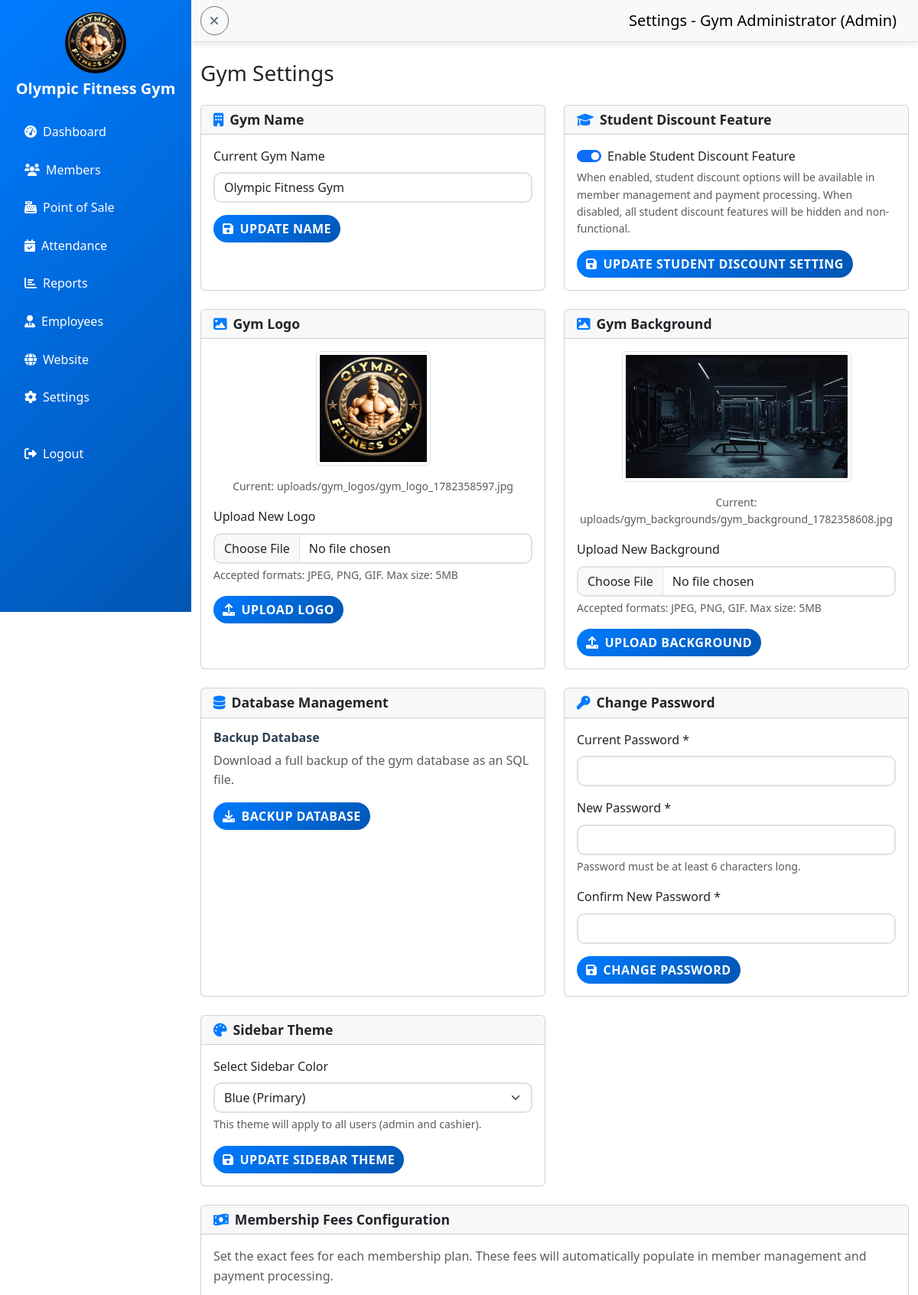
The app's page /admin/settings.php (signed in, upper part), older data.
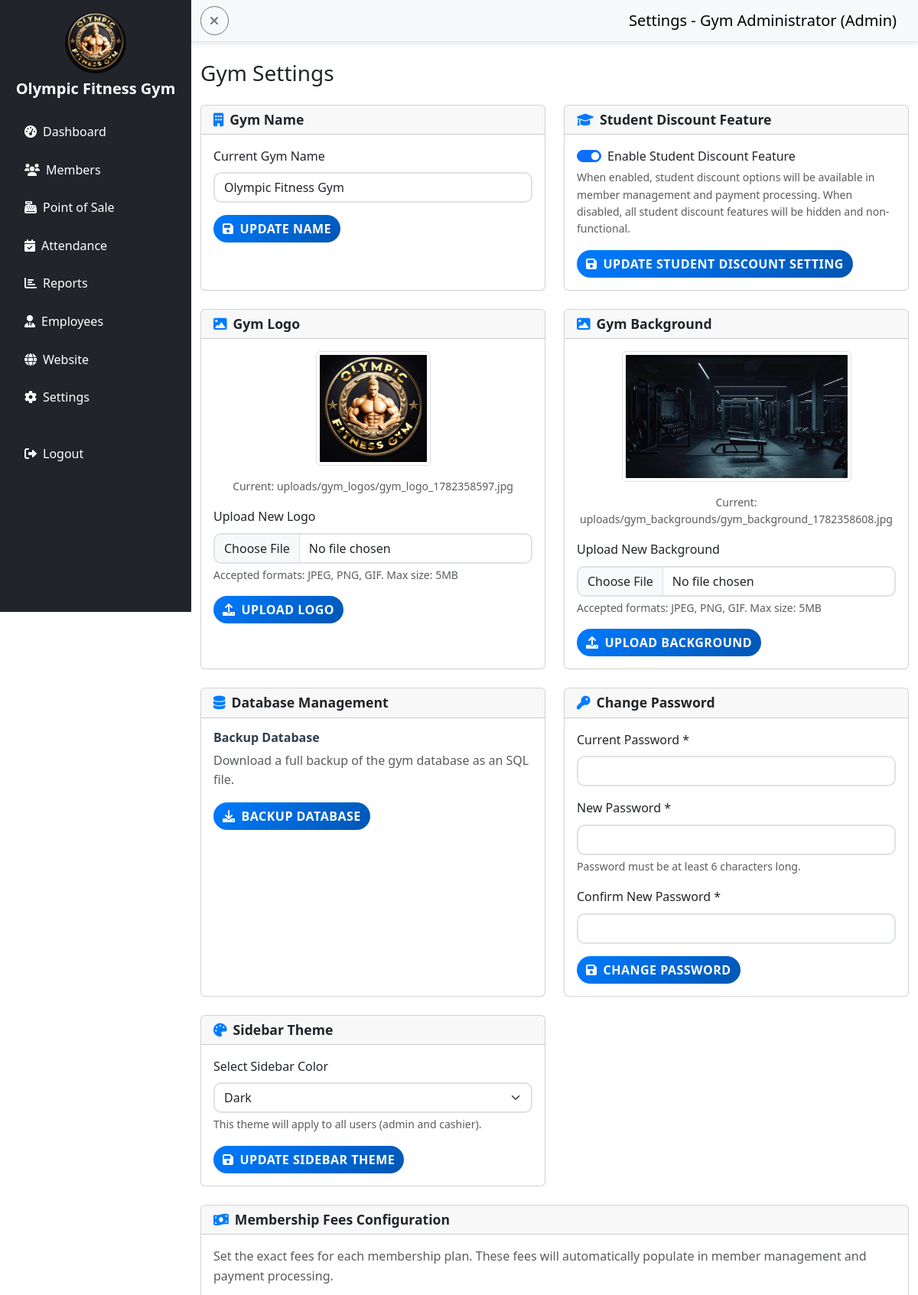
The same page, newer data.
### tables this page shows
CREATE TABLE `gym_settings` (
  `id` int(11) NOT NULL AUTO_INCREMENT,
  `gym_name` varchar(255) NOT NULL DEFAULT 'Gym Management System',
  `logo_path` varchar(255) NOT NULL DEFAULT 'gym logo.jpg',
  `background_path` varchar(255) NOT NULL DEFAULT 'gym background.jpg',
  `updated_at` timestamp NOT NULL DEFAULT current_timestamp() ON UPDATE current_timestamp(),
  `sidebar_theme` varchar(50) NOT NULL DEFAULT 'primary',
  `student_discount_enabled` tinyint(1) DEFAULT 1,
  `per_session_fee` decimal(10,2) DEFAULT 50.00,
  `half_month_fee` decimal(10,2) DEFAULT 300.00,
  `one_month_fee` decimal(10,2) DEFAULT 500.00,
  `two_months_fee` decimal(10,2) DEFAULT 900.00,
  `three_months_fee` decimal(10,2) DEFAULT 1300.00,
  `four_months_fee` decimal(10,2) DEFAULT 1700.00,
  `five_months_fee` decimal(10,2) DEFAULT 2100.00,
  `six_months_fee` decimal(10,2) DEFAULT 2500.00,
  `seven_months_fee` decimal(10,2) DEFAULT 2900.00,
  `eight_months_fee` decimal(10,2) DEFAULT 3300.00,
  `nine_months_fee` decimal(10,2) DEFAULT 3700.00,
  `ten_months_fee` decimal(10,2) DEFAULT 4100.00,
  `eleven_months_fee` decimal(10,2) DEFAULT 4500.00,
  `one_year_fee` decimal(10,2) DEFAULT 5000.00,
  `two_years_fee` decimal(10,2) DEFAULT 9000.00,
  `three_years_fee` decimal(10,2) DEFAULT 13000.00,
  PRIMARY KEY (`id`)
);

### admin/settings.php (the view, shortened to what the changed rows need)
<?php
include "../config/db.php";
$settings = $conn->query("SELECT * FROM gym_settings WHERE id = 1")->fetch_assoc();
?>
<!DOCTYPE html>
<html lang="en">
<head>
    <link href="https://cdn.jsdelivr.net/npm/bootstrap@5.3.0/dist/css/bootstrap.min.css" rel="stylesheet">
    <link href="https://cdnjs.cloudflare.com/ajax/libs/font-awesome/6.0.0/css/all.min.css" rel="stylesheet">
    <link href="../assets/style.css?v=20260630f" rel="stylesheet">
</head>
<body>
    <div class="d-flex">
        <nav id="sidebar" class="bg-<?php echo htmlspecialchars($settings['sidebar_theme']); ?> <?php echo ($settings['sidebar_theme'] == 'light') ? 'text-dark' : 'text-white'; ?> vh-100" style="width: 250px;">
            <div class="p-3">
                <div class="text-center mb-4">
                    <img src="../<?php echo htmlspecialchars($settings['logo_path']); ?>" alt="Gym Logo" class="rounded-circle mb-2" style="width: 80px; height: 80px;">
                    <h5 class="fw-bold"><?php echo htmlspecialchars($settings['gym_name']); ?></h5>
                </div>
            </div>
        </nav>
        <div class="flex-grow-1">
            <div class="container-fluid mt-4">
                <div class="row">
                    <div class="col-12">
                        <h1 class="h3 mb-4">Gym Settings</h1>
                        <div class="row">
                            <div class="col-md-6 mb-4">
                                <div class="card h-100">
                                    <div class="card-body">
                                        <form method="POST">
                                            <div class="mb-3">
                                                <label for="gym_name" class="form-label">Current Gym Name</label>
                                                <input type="text" class="form-control" id="gym_name" name="gym_name"
                                                       value="<?php echo htmlspecialchars($settings['gym_name']); ?>" required>
                                            </div>
                                        </form>
                                    </div>
                                </div>
                            </div>
                            <div class="col-md-6 mb-4">
                                <div class="card h-100">
                                    <div class="card-body">
                                        <form method="POST">
                                            <div class="mb-3">
                                                <div class="form-check form-switch">
                                                    <input class="form-check-input" type="checkbox" id="student_discount_enabled" name="student_discount_enabled"
                                                           <?php echo (isset($settings['student_discount_enabled']) && $settings['student_discount_enabled']) ? 'checked' : ''; ?>>
                                                    <label class="form-check-label" for="student_discount_enabled">
                                                        Enable Student Discount Feature
                                                    </label>
                                                </div>
                                            </div>
                                        </form>
                                    </div>
                                </div>
                            </div>
                            <div class="col-md-6 mb-4">
                                <div class="card h-100">
                                    <div class="card-body">
                                        <div class="mb-3 text-center">
                                            <img src="../<?php echo htmlspecialchars($settings['logo_path']); ?>"
                                                 alt="Current Logo" class="img-thumbnail mb-3" style="max-width: 150px; max-height: 150px;">
                                            <p class="text-muted small">Current: <?php echo htmlspecialchars($settings['logo_path']); ?></p>
                                        </div>
                                    </div>
                                </div>
                            </div>
                            <div class="col-md-6 mb-4">
                                <div class="card h-100">
                                    <div class="card-body">
                                        <div class="mb-3 text-center">
                                            <img src="../<?php echo htmlspecialchars($settings['background_path']); ?>"
                                                 alt="Current Background" class="img-thumbnail mb-3" style="max-width: 300px; max-height: 200px;">
                                            <p class="text-muted small">Current: <?php echo htmlspecialchars($settings['background_path']); ?></p>
                                        </div>
                                    </div>
                                </div>
                            </div>
                            <div class="col-md-6 mb-4">
                                <div class="card h-100">
                                    <div class="card-body">
                                        <form method="POST">
                                            <div class="mb-3">
                                                <label for="sidebar_theme" class="form-label">Select Sidebar Color</label>
                                                <select class="form-select" id="sidebar_theme" name="sidebar_theme" required>
                                                    <option value="primary" <?php echo ($settings['sidebar_theme'] == 'primary') ? 'selected' : ''; ?>>Blue (Primary)</option>
                                                    <option value="dark" <?php echo ($settings['sidebar_theme'] == 'dark') ? 'selected' : ''; ?>>Dark</option>
                                                </select>
                                                <div class="form-text">This theme will apply to all users (admin and cashier).</div>
                                            </div>
                                        </form>
                                    </div>
                                </div>
                            </div>
                        </div>
                    </div>
                </div>
            </div>
                </div>
            </div>
</body>
</html>

Row changes from the older to the newer data that the page shows:
changed gym_settings "Olympic Fitness Gym": sidebar_theme "Blue (Primary)" → "Dark"
